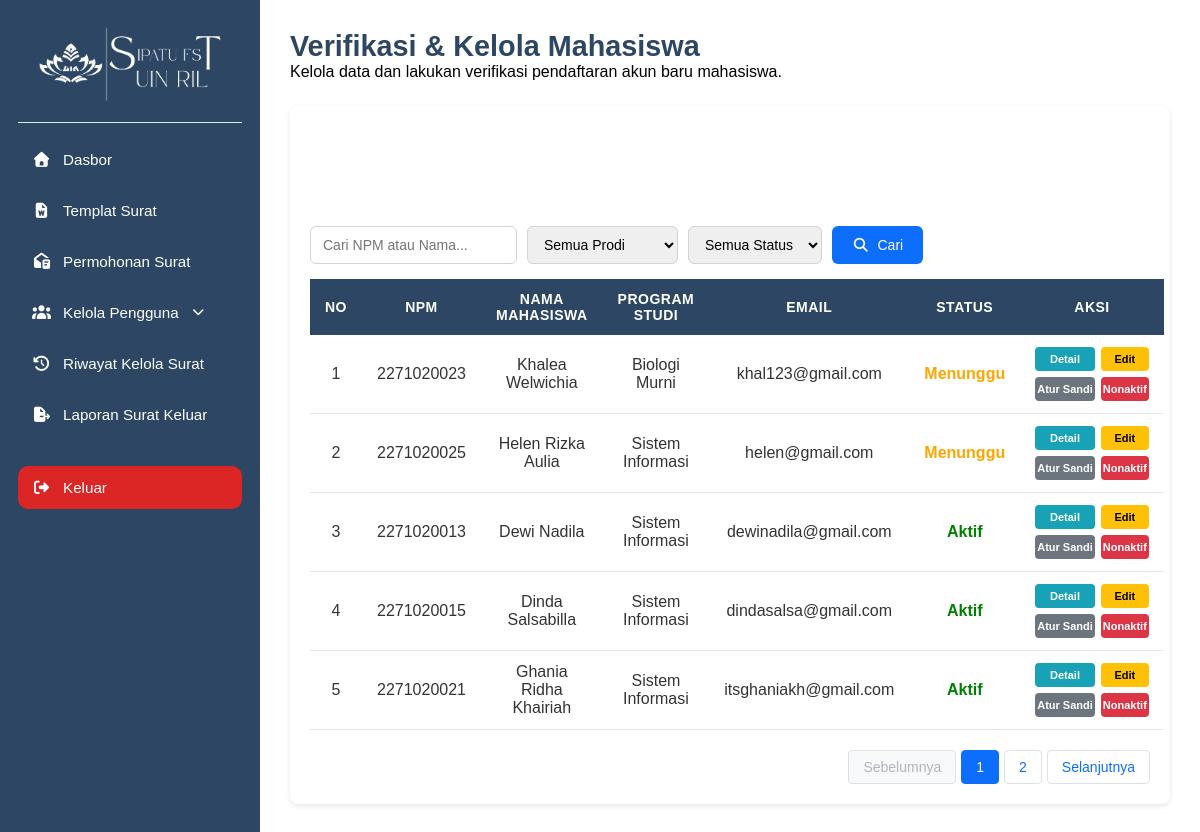
The app's page /adm_kelola_mhs.php (signed in) with its own data.
### tables this page shows
CREATE TABLE `mahasiswa` (
  `id_mhs` int(11) NOT NULL,
  `npm` varchar(15) NOT NULL,
  `nama_mhs` varchar(100) NOT NULL,
  `password` varchar(255) NOT NULL,
  `email` varchar(100) NOT NULL,
  `id_prodi` int(11) DEFAULT NULL,
  `status` tinyint(1) DEFAULT 0,
  `id_pa` int(11) DEFAULT NULL,
  `id_pb1` int(11) DEFAULT NULL,
  `id_pb2` int(11) DEFAULT NULL
);

CREATE TABLE `prodi` (
  `id_prodi` int(11) NOT NULL,
  `nama_prodi` varchar(100) NOT NULL
);

### adm_kelola_mhs.php (the view, shortened to what this page needs)
<?php
include "koneksi.php";
$sql = "SELECT mahasiswa.*, prodi.nama_prodi,
               d1.nama_dosen AS nama_pa,
               d2.nama_dosen AS nama_dosbing1,
               d3.nama_dosen AS nama_dosbing2
        FROM mahasiswa
        LEFT JOIN prodi ON mahasiswa.id_prodi = prodi.id_prodi
        LEFT JOIN dosen d1 ON mahasiswa.id_pa = d1.id_dosen
        LEFT JOIN dosen d2 ON mahasiswa.id_pb1 = d2.id_dosen
        LEFT JOIN dosen d3 ON mahasiswa.id_pb2 = d3.id_dosen";
$sql .= " ORDER BY mahasiswa.status ASC, prodi.nama_prodi ASC, mahasiswa.nama_mhs ASC";
$batas = 5;
$halaman = isset($_GET['page']) ? (int)$_GET['page'] : 1;
$halaman_awal = ($halaman > 1) ? ($halaman * $batas) - $batas : 0;
$query_total = mysqli_query($koneksi, $sql);
$jumlah_data = mysqli_num_rows($query_total);
$total_halaman = ceil($jumlah_data / $batas);
$sql_limit = $sql . " LIMIT $halaman_awal, $batas";
$query = mysqli_query($koneksi, $sql_limit);
$url_query = $_GET;
unset($url_query['page']);
$query_string = http_build_query($url_query);
$query_string = $query_string ? '&' . $query_string : '';
?>
<!DOCTYPE html>
<html lang="id">
<head>
    <link rel="stylesheet" href="adm.css">
    <link rel="stylesheet" href="https://cdnjs.cloudflare.com/ajax/libs/font-awesome/7.0.1/css/all.min.css">
</head>
<body>
    <div class="admin-wrapper">
        <?php include "adm_sidebar.php"; ?>
        <main class="main-content">
            <div class="page-title">
                <h1>Verifikasi & Kelola Mahasiswa</h1>
                <p>Kelola data dan lakukan verifikasi pendaftaran akun baru mahasiswa.</p>
            </div>
            <div class="table-card">
                <form method="GET" action="" class="filter-section">
                    <input type="text" name="keyword" placeholder="Cari NPM atau Nama..." value="<?= $_GET['keyword'] ?? '' ?>">
                    <select name="prodi">
                        <option value="">Semua Prodi</option>
                    </select>
                    <select name="status">
                        <option value="">Semua Status</option>
                    </select>
                    <button type="submit" class="btn-filter">
                        <i class="fa-solid fa-search"></i> Cari
                    </button>
                </form>
                <table>
                    <thead>
                        <tr>
                            <th>No</th>
                            <th>NPM</th>
                            <th>Nama Mahasiswa</th>
                            <th>Program Studi</th>
                            <th>Email</th>
                            <th>Status</th>
                            <th width="150">Aksi</th>
                        </tr>
                    </thead>
                    <tbody>
                        <?php if ($query && mysqli_num_rows($query) > 0) { ?>
                            <?php $no = $halaman_awal + 1;
                            while ($row = mysqli_fetch_assoc($query)) { ?>
                                <tr>
                                    <td><?= $no++; ?></td>
                                    <td><?= htmlspecialchars($row['npm']); ?></td>
                                    <td><?= htmlspecialchars($row['nama_mhs']); ?></td>
                                    <td><?= htmlspecialchars($row['nama_prodi']); ?></td>
                                    <td><?= htmlspecialchars($row['email']); ?></td>
                                    <td>
                                        <?php if ($row['status'] == 1) { ?>
                                            <span class="status-aktif">Aktif</span>
                                        <?php } elseif ($row['status'] == 2) { ?>
                                            <span class="status-nonaktif">Dinonaktifkan</span>
                                        <?php } else { ?>
                                            <span class="status-menunggu">Menunggu</span>
                                        <?php } ?>
                                    </td>
                                    <td>
                                        <div class="action-group">
                                            <button type="button" class="btn btn-detail"
                                                onclick="lihatDetail(
                                                    '<?= htmlspecialchars($row['npm'] ?? '', ENT_QUOTES); ?>',
                                                    '<?= htmlspecialchars($row['nama_mhs'] ?? '', ENT_QUOTES); ?>',
                                                    '<?= htmlspecialchars($row['nama_prodi'] ?? '', ENT_QUOTES); ?>',
                                                    '<?= htmlspecialchars($row['email'] ?? '', ENT_QUOTES); ?>',
                                                    '<?= $row['status'] ?? ''; ?>',
                                                    '<?= htmlspecialchars($row['nama_pa'] ?? '', ENT_QUOTES); ?>',
                                                    '<?= htmlspecialchars($row['nama_dosbing1'] ?? '', ENT_QUOTES); ?>',
                                                    '<?= htmlspecialchars($row['nama_dosbing2'] ?? '', ENT_QUOTES); ?>'
                                                )">
                                                Detail
                                            </button>
                                            <button type="button" class="btn btn-edit" onclick="window.location='adm_edit_mhs.php?npm=<?= $row['npm'] ?>'">Edit</button>
                                            <button type="button" class="btn btn-reset" onclick="konfirmasiReset('<?= $row['npm'] ?>')">Atur Sandi</button>
                                            <button type="button" class="btn btn-nonaktif" onclick="konfirmasiNonaktif('<?= $row['npm'] ?>')">Nonaktif</button>
                                        </div>
                                    </td>
                                </tr>
                            <?php } ?>
                        <?php } else { ?>
                            <tr>
                                <td colspan="7" class="empty-table">Belum ada pengguna.</td>
                            </tr>
                        <?php } ?>
                    </tbody>
                </table>
                <div class="pagination-container">
                    <ul class="pagination">
                        <?php if ($halaman > 1): ?>
                            <li><a href="?page=<?= $halaman - 1 ?><?= $query_string ?>">Sebelumnya</a></li>
                        <?php else: ?>
                            <li class="disabled"><span>Sebelumnya</span></li>
                        <?php endif; ?>
                        <?php for ($i = 1; $i <= $total_halaman; $i++): ?>
                            <?php if ($i == $halaman): ?>
                                <li class="active"><span><?= $i ?></span></li>
                            <?php else: ?>
                                <li><a href="?page=<?= $i ?><?= $query_string ?>"><?= $i ?></a></li>
                            <?php endif; ?>
                        <?php endfor; ?>
                        <?php if ($halaman < $total_halaman): ?>
                            <li><a href="?page=<?= $halaman + 1 ?><?= $query_string ?>">Selanjutnya</a></li>
                        <?php else: ?>
                            <li class="disabled"><span>Selanjutnya</span></li>
                        <?php endif; ?>
                    </ul>
                </div>
            </div>
        </main>
    </div>
</body>
</html>

### adm.css (style rules this page uses)
* { margin: 0; padding: 0; box-sizing: border-box; }
body { font-family: "Montserrat", sans-serif; min-height: 100vh; }
.main-content { margin-left: 260px; padding: 30px; width: calc(100% - 260px); }
.page-title { margin-bottom: 25px; }
.page-title h1 { font-size: 1.8rem; color: #2c4664; }
table { width: 100%; border-collapse: collapse; }
table th { background: #2c4664; color: white; padding: 12px; text-align: left; }
table td { padding: 12px; border-bottom: 1px solid #e5e7eb; }
.btn { padding: 8px 12px; border-radius: 8px; text-decoration: none; color: white; font-size: 0.85rem; }
.btn-edit { background: #2563eb; }
.btn-detail { background: #f59e0b; }
.table-card { background: white; padding: 20px; border-radius: 8px; padding-top: 120px; box-shadow: 0 2px 5px rgba(0, 0, 0, 0.1); }
.filter-section { display: flex; gap: 10px; margin-bottom: 15px; align-items: center; }
.filter-section input, .filter-section select { height: 38px; padding: 0 12px; border: 1px solid #ced4da; border-radius: 6px; font-size: 14px; outline: none; transition: border-color 0.2s; }
.btn-filter { display: inline-flex; align-items: center; justify-content: center; gap: 8px; height: 38px; padding: 0 20px; background-color: #0d6efd; color: white; border: none; border-radius: 6px; cursor: pointer; font-size: 14px; font-weight: 500; white-space: nowrap; transition: all 0.2s ease-in-out; }
.btn { width: 100%; padding: 5px 2px; font-size: 11px; border: none; border-radius: 4px; cursor: pointer; color: white; font-weight: 600; text-align: center; }
table { width: 100%; border-collapse: collapse; margin-top: 10px; }
table thead th { background-color: #2c4664; color: white; padding: 12px 15px; text-align: center; font-size: 14px; text-transform: uppercase; letter-spacing: 0.5px; }
table tbody tr { border-bottom: 1px solid #eee; transition: background 0.3s; }
table tbody td { padding: 12px 15px; text-align: center; color: #333; }
.status-aktif { color: green; font-weight: bold; }
.status-menunggu { color: orange; font-weight: bold; }
.action-group { display: grid; grid-template-columns: 1fr 1fr; gap: 6px; max-width: 200px; margin: 0 auto; }
.action-group .btn { font-size: 11px; padding: 6px 2px; white-space: nowrap; }
.btn-detail { padding: 7px; font-size: small; background-color: #17a2b8; color: white; }
.btn-edit { background-color: #ffc107; color: #000; }
.btn-reset { background-color: #6c757d; color: white; }
.btn-nonaktif { background-color: #dc3545; color: white; }
.pagination-container { display: flex; justify-content: flex-end; margin-top: 20px; }
.pagination { display: flex; list-style: none; padding: 0; margin: 0; gap: 5px; }
.pagination li a, .pagination li span { display: block; padding: 8px 14px; text-decoration: none; color: #0d6efd; background-color: #fff; border: 1px solid #dee2e6; border-radius: 4px; font-size: 14px; font-weight: 500; transition: all 0.2s; }
.pagination li.active span { background-color: #0d6efd; color: white; border-color: #0d6efd; }
.pagination li.disabled span { color: #adb5bd; background-color: #f8f9fa; border-color: #dee2e6; cursor: not-allowed; }

### records on screen
mahasiswa: npm "2271020023", nama_mhs "Khalea Welwichia", id_prodi.nama_prodi "Biologi Murni", email "khal123@gmail.com", status "Menunggu"
mahasiswa: npm "2271020025", nama_mhs "Helen Rizka Aulia", id_prodi.nama_prodi "Sistem Informasi", email "helen@gmail.com", status "Menunggu"
mahasiswa: npm "2271020013", nama_mhs "Dewi Nadila", id_prodi.nama_prodi "Sistem Informasi", email "dewinadila@gmail.com", status "Aktif"
mahasiswa: npm "2271020015", nama_mhs "Dinda Salsabilla", id_prodi.nama_prodi "Sistem Informasi", email "dindasalsa@gmail.com", status "Aktif"
mahasiswa: npm "2271020021", nama_mhs "Ghania Ridha Khairiah", id_prodi.nama_prodi "Sistem Informasi", email "itsghaniakh@gmail.com", status "Aktif"
